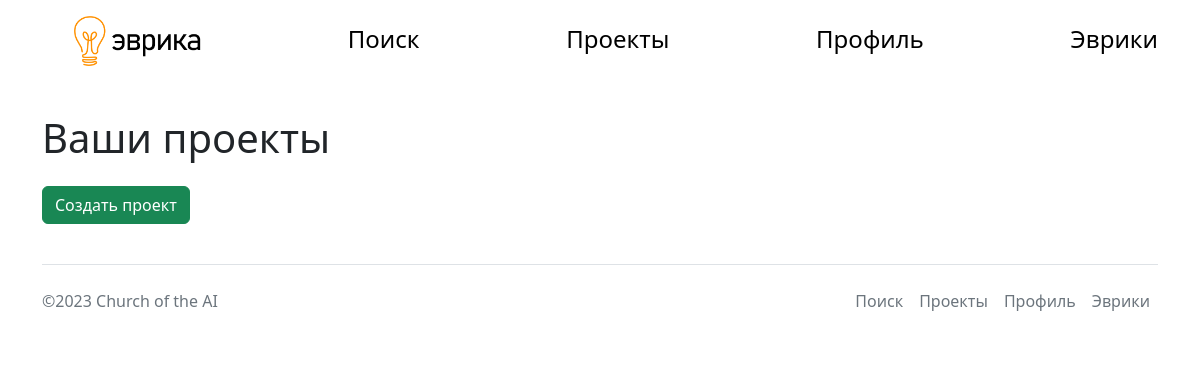
Page /projects (signed in) on the earlier database version.
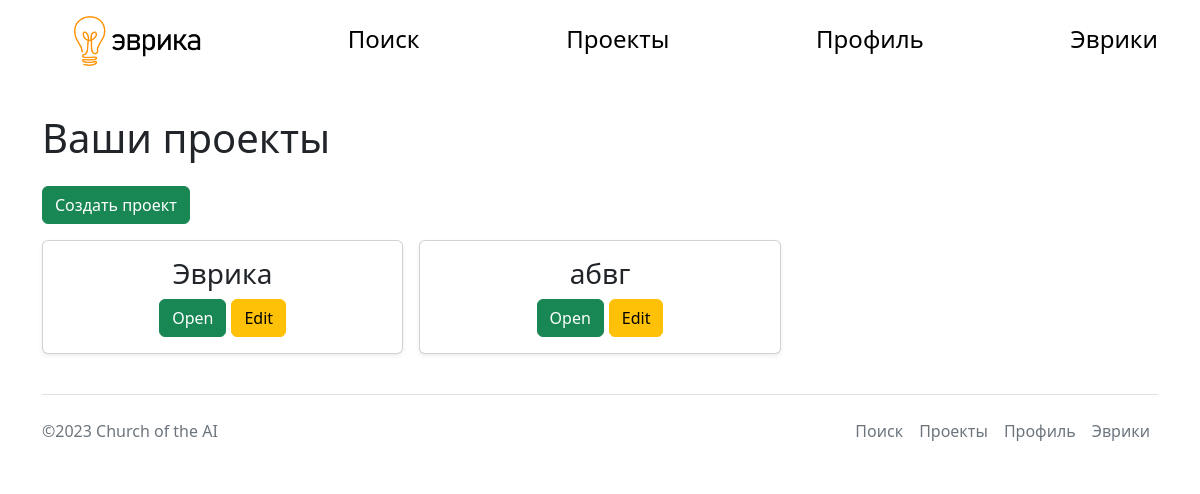
Same page on the later database version.
### main.py (models this page shows, shortened)
class Project(db.Model):
    id = db.Column(db.Integer, primary_key=True)
    title = db.Column(db.String(20), nullable=False)
    about = db.Column(db.Text, nullable=False)
    image = db.Column(db.String)
    front_language = db.Column(db.Integer, nullable=False)
    back_language = db.Column(db.String, nullable=False)
    level = db.Column(db.String, nullable=False)
    founder_id = db.Column(db.Integer, nullable=False)

### main.py (the view)
@app.route('/projects')
@login_required
def projects():
    projects = db.session.query(Project).filter_by(founder_id=current_user.id).all()
    return render_template('projects.html', title='Ваши проекты', projects=projects)

### main.py (called while the page is built)
@login_manager.user_loader
def load_user(user_id):
    return User.query.get(user_id)

### templates/projects.html
{%extends 'base.html'%}
{% block body %}
<h1 class="py-3">Ваши проекты</h1>
<a href="/projects/create" class="btn btn-success">Создать проект</a>
<div class="py-3 row row-cols-1 row-cols-sm-2 row-cols-md-3 g-3">
{%for el in projects %}
<div class="col">
        <div class="card shadow-sm">
          <div class="card-body">
            <h3 class="card-text" style='text-align: center'>{{el.title}}</h3>
            <div class="d-flex justify-content-center align-items-center">
                <a class="btn btn-success" style='margin-right: 5px'>Open</a>
                <a class="btn btn-warning">Edit</a>
            </div>
          </div>
        </div>
      </div>
{% endfor %}
</div>
{% endblock %}

### templates/base.html (shortened to what this page needs)
<!DOCTYPE html>
<html lang="en">
<head>
    <link rel="stylesheet" href="https://cdn.jsdelivr.net/npm/bootstrap@5.2.3/dist/css/bootstrap.min.css">
    <link rel="stylesheet" href="/static/css/style.css" type="text/css">
</head>
<body class="container">
    <ul class="navigation_container py-3">
      <li class='nav_img_link'><a href="/"><img src="/static/images/logo.png" alt="Arch logo" class='logo'></a></li>
        <li class='navigation_link'><a  href="/search" class='navigation_link'>Поиск</a></li>
        <li class='navigation_link'><a href="/projects" class='navigation_link'>Проекты</a></li>
        <li class='navigation_link'><a href="/profile" class='navigation_link'>Профиль</a></li>
        <li class='navigation_link'><a href="/matches" class='navigation_link'>Эврики</a></li>
    </ul>
    <main>
     {% block body %}
    {% endblock %}
    </main>
    <footer class="d-flex flex-wrap justify-content-between align-items-center py-3 my-4 border-top">
    <p class="col-md-4 mb-0 text-muted">©2023 Church of the AI</p>
    <ul class="nav col-md-4 justify-content-end">
      <li class=''><a  href="/search" class='nav-link px-2 text-muted'>Поиск</a></li>
      <li class='nav-item'><a href="/projects" class='nav-link px-2 text-muted'>Проекты</a></li>
      <li class='nav-item'><a href="/profile" class='nav-link px-2 text-muted'>Профиль</a></li>
      <li class='nav-item'><a href="/matches" class='nav-link px-2 text-muted'>Эврики</a></li>
    </ul>
  </footer>
</body>
</html>

### static/css/style.css (style rules this page uses)
a { color: #8aff15; }
.navigation_container { display: flex; list-style-type: none; }
.navigation_link { font-size: 24px; text-decoration: none; color: black; margin-left: auto; margin-right: 0px; margin-top: 5px; }
.logo { height: 50px; }
.nav_img_link { margin-left: 0; margin-righ: auto; }

Differences in the rows shown:
added Project: title "Эврика"
added Project: title "абвг"
